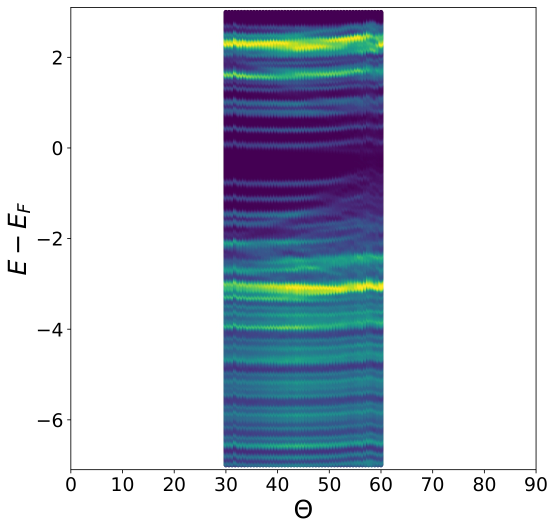
#> input picture data/original_panels/DOS_3-30_theta30-60.jpg, 1111 x 1062 px (shown at 1/2 size); its folder holds 7 pictures in this run
$ python assemble_dft_panels.py
#> lines starting #> are read from the running program, lines starting #| are printed output that depends on the picture; pictures that were not available may be replaced by others from this repository, and a replacement may not be noted
"""Assemble the supplied DFT images without changing their numerical contents."""
from pathlib import Path
import argparse
import numpy as np
import matplotlib
matplotlib.use("Agg")
import matplotlib.pyplot as plt
from PIL import Image

ROOT = Path(__file__).resolve().parents[1]


def assemble(only=None):
    plt.rcParams.update({'font.family': 'DejaVu Sans', 'font.size': 8,
                         'axes.labelsize': 8, 'axes.titlesize': 9,
                         'xtick.labelsize': 7, 'ytick.labelsize': 7,
                         'legend.fontsize': 7, 'pdf.fonttype': 42,
                         'ps.fonttype': 42, 'axes.linewidth': 0.6})
    def panels(items, name, ncols=3, width=6.8):
        if only is not None and name != only:
            return
        nrows = int(np.ceil(len(items) / ncols))
        fig, axes = plt.subplots(nrows, ncols, figsize=(width, 2.38 * nrows), squeeze=False)
        for index, (filename, title) in enumerate(items):
            ax = axes.flat[index]
            ax.imshow(Image.open(ROOT / 'data/original_panels' / filename), interpolation='none')
            ax.axis('off')
            ax.set_title(f'({chr(97 + index)}) {title}', fontsize=9, pad=2)
        for ax in list(axes.flat)[len(items):]:
            ax.axis('off')
        fig.subplots_adjust(left=.005, right=.995, bottom=.005, top=.94, hspace=.18, wspace=.015)
        fig.savefig(ROOT / 'figures' / name, dpi=450)
        plt.close(fig)

    # The legacy 2-85 filename contains the coordinate-verified 2.84-A series.
    szv = [('DOS_3-30_theta30-60.jpg', '3.30'), ('DOS_3-0_theta30-60.jpg', '3.00'),
           ('DOS_2-85_theta30-60.jpg', '2.84'), ('DOS_2-70_theta30-60.jpg', '2.70'),
           ('DOS_2-55_theta30-60.jpg', '2.55'), ('DOS_2-30_theta30-60_l.jpg', '2.30'),
           ('DOS_2-25_theta30-60_l.jpg', '2.25'), ('DOS_2-20_theta30-60_l.jpg', '2.20'),
           ('DOS_2-15_theta30-60_l.jpg', '2.15'), ('DOS_2-0_theta30-60_l.jpg', '2.00')]
    panels([(szv[i][0], f'$d={szv[i][1]}$ Å') for i in [0, 4, 8]], 'dft_main.pdf')
#> pass 2 of the loop in panels, `for index, (filename, title) in enumerate(items):`:
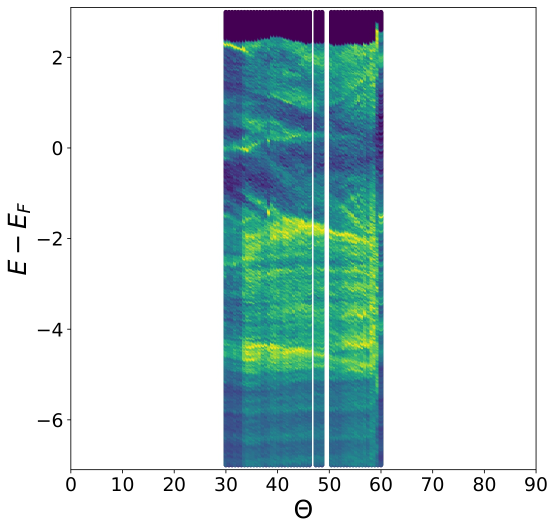
#> input picture data/original_panels/DOS_2-15_theta30-60_l_DZVP.jpg, 1111 x 1062 px, given in place of DOS_2-55_theta30-60.jpg, which was not available (shown at 1/2 size)
#> pass 3 of the loop in panels, `for index, (filename, title) in enumerate(items):`:
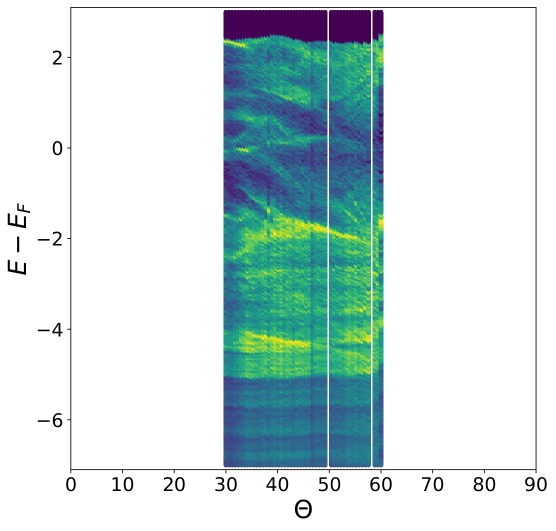
#> input picture data/original_panels/DOS_2-20_theta30-60_l_DZVP.jpg, 1111 x 1062 px, given in place of DOS_2-15_theta30-60_l.jpg, which was not available (shown at 1/2 size)
#> in panels, `fig.savefig(ROOT / 'figures' / name, dpi=450)`:
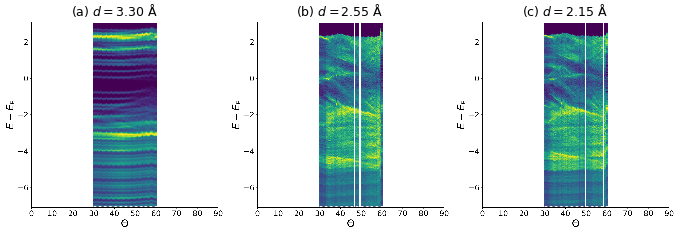
#> figure drawn by matplotlib, 3 panels
    panels([(filename, f'$d={distance}$ Å') for filename, distance in szv[:6]], 'dft_survey_1.pdf')
#> call 2 of panels, with name = 'dft_survey_1.pdf', ncols = 3, width = 6.8
#> pass 2 of the loop in panels, `for index, (filename, title) in enumerate(items):`:
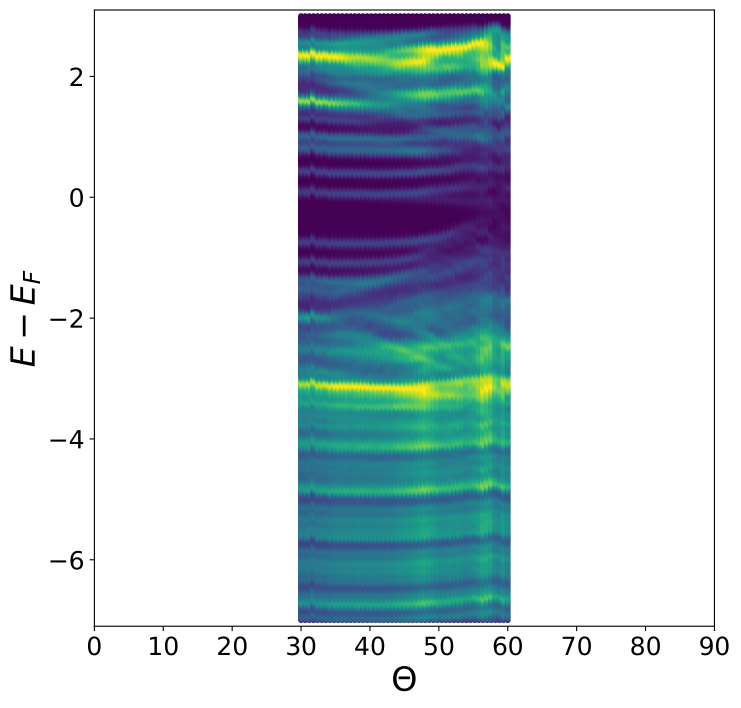
#> input picture data/original_panels/DOS_3-0_theta30-60.jpg, 2221 x 2124 px (shown at 1/3 size)
#> pass 3 of the loop in panels, `for index, (filename, title) in enumerate(items):`:
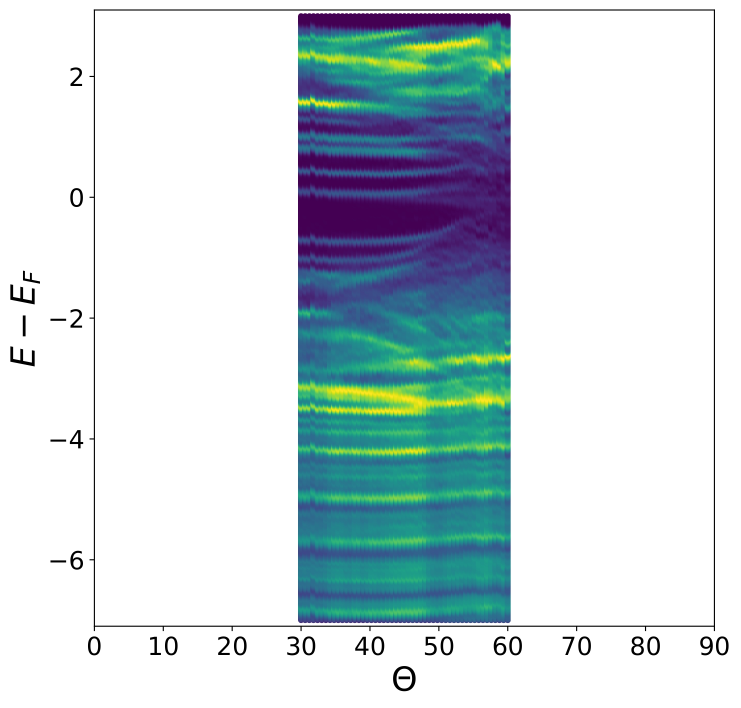
#> input picture data/original_panels/DOS_2-85_theta30-60.jpg, 2221 x 2124 px (shown at 1/3 size)
#> the loop made 6 passes; the first 3 are shown
#> in panels (call 2), `fig.savefig(ROOT / 'figures' / name, dpi=450)`:
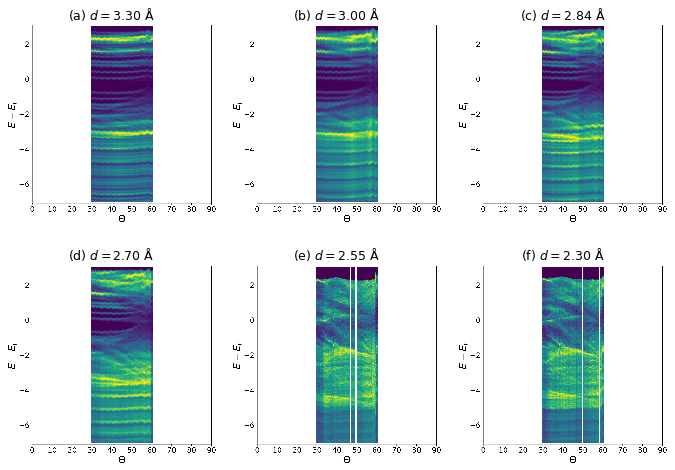
#> figure drawn by matplotlib, 6 panels
    panels([(filename, f'$d={distance}$ Å') for filename, distance in szv[6:]], 'dft_survey_2.pdf', ncols=2)
    items = []
    for basis in ['SZV', 'DZVP']:
        for distance in ['25', '20', '15']:
            filename = f'DOS_2-{distance}_theta30-60_l' + ('_DZVP' if basis == 'DZVP' else '') + '.jpg'
            items.append((filename, f'{basis}, $d=2.{distance}$ Å'))
    panels(items, 'basis_comparison.pdf')


if __name__ == '__main__':
    parser = argparse.ArgumentParser(description=__doc__)
    parser.add_argument('--only', choices=['dft_main.pdf', 'dft_survey_1.pdf',
                                         'dft_survey_2.pdf', 'basis_comparison.pdf'])
#> (the run stopped early here; a loop or call above may not have finished)
